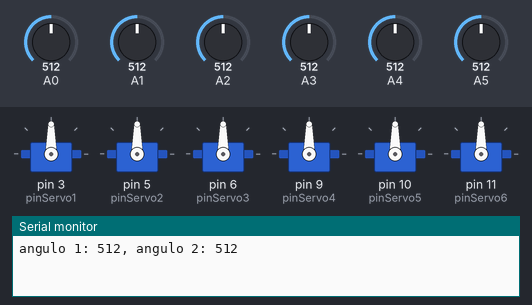
This sketch was run on a simulated Arduino Uno, built with avr-gcc and run on an emulated ATmega328P. Parts: 6 × servo, the last lines printed to the serial monitor. Inputs (shaded band) come from the test bench; at power-on: A2 = 512, A3 = 512, A0 = 512, A1 = 512, A4 = 512, A5 = 512.

Above: at 1.2 s.
1.3 s: A2 set to 716
At 1.6 s:
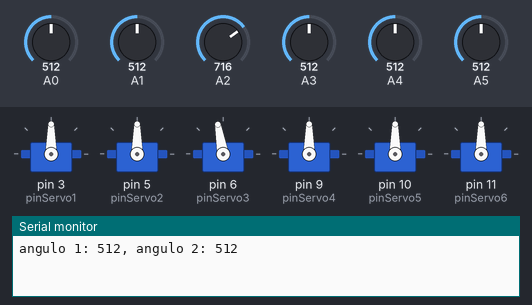
2.8 s: A3 set to 716
At 4.0 s:
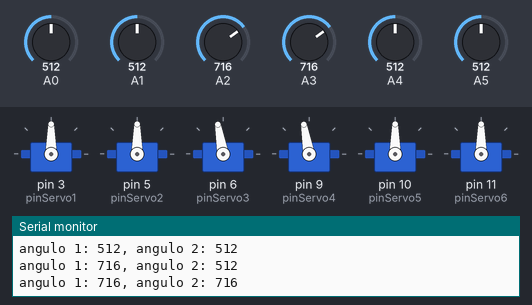
4.3 s: A0 set to 716
At 5.3 s:
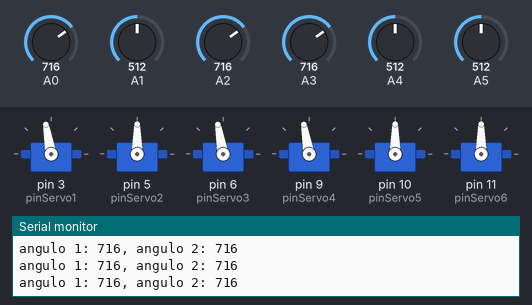
5.8 s: A1 set to 716
At 6.5 s:
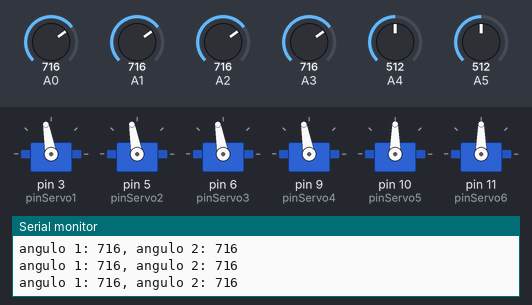
7.3 s: A4 set to 716
At 8.5 s:
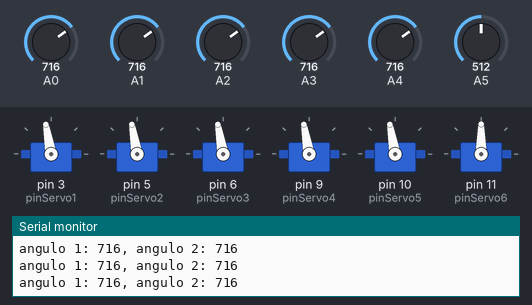
8.8 s: A5 set to 716
At 9.6 s:
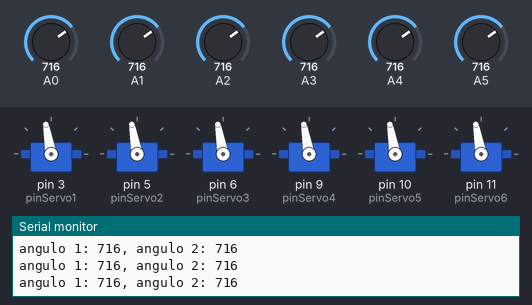
Timing chart, 0 to 11.3 s (numbered marks = the images above; inputs shaded):
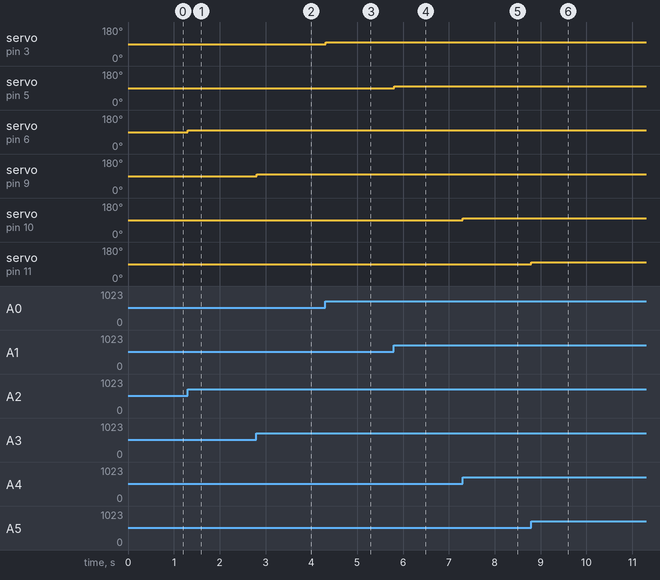

The sketch:

ContinuumRobot.ino
```cpp
#include <Servo.h>
#define pinServo6 11
#define pinServo5 10
#define pinServo4 9
#define pinServo3 6
#define pinServo2 5
#define pinServo1 3

Servo servoMotor1;
Servo servoMotor2;
Servo servoMotor3;
Servo servoMotor4;
Servo servoMotor5;
Servo servoMotor6;

int pot1, pot2, pot3, pot4, pot5, pot6;
int ang1 = 0;
int ang2 = 0;
int ang3 = 0;
int ang4 = 0;
int ang5 = 0;
int ang6 = 0;
int cont1 = 90;
int cont2 = 90;
int cont3 = 90;
int cont4 = 90;
int cont5 = 90;
int cont6 = 90;

unsigned long t1, t2;

void setup() {
  Serial.begin(9600);
  pinMode(pot1, INPUT);
  pinMode(pot2, INPUT);
  pinMode(pot3, INPUT);
  pinMode(pot4, INPUT);
  pinMode(pot5, INPUT);
  pinMode(pot6, INPUT);
  servoMotor1.attach(pinServo1);
  servoMotor2.attach(pinServo2);
  servoMotor3.attach(pinServo3);
  servoMotor4.attach(pinServo4);
  servoMotor5.attach(pinServo5);
  servoMotor6.attach(pinServo6);
  t1 = millis();
  t2 = millis();
}

void loop() {
  pot1 = analogRead(A0);
  pot2 = analogRead(A1);
  pot3 = analogRead(A2);
  pot4 = analogRead(A3);
  pot5 = analogRead(A4);
  pot6 = analogRead(A5);

  ang1 = map(pot1, 0, 1023, 0, 180);
  ang2 = map(pot2, 0, 1023, 0, 180);
  ang3 = map(pot3, 0, 1023, 0, 180);
  ang4 = map(pot4, 0, 1023, 0, 180);
  ang5 = map(pot5, 0, 1023, 0, 180);
  ang6 = map(pot6, 0, 1023, 0, 180);

  if(millis()-t2 >= 10){
    t2=millis();

    if(ang1>100){
      cont1 = 100;
    }
    else if(ang1<80){
      cont1 = 80;
    }
    else if(ang1>85 && ang1<95){
      cont1 = 90;
    }

    if(ang2>100){
      cont2 = 100;
    }
    else if(ang2<80){
      cont2 = 80;
    }
    else if(ang2>85 && ang2<95){
      cont2 = 90;
    }

    if(ang3>100){
      cont3 = 100;
    }
    else if(ang3<80){
      cont3 = 80;
    }
    else if(ang3>85 && ang3<95){
      cont3 = 90;
    }

    if(ang4>100){
      cont4 = 100;
    }
    else if(ang4<80){
      cont4 = 80;
    }
    else if(ang4>85 && ang4<95){
      cont4 = 90;
    }

    if(ang5>100){
      cont5 = 100;
    }
    else if(ang5<80){
      cont5 = 80;
    }
    else if(ang5>85 && ang5<95){
      cont5 = 90;
    }

    if(ang6>100){
      cont6 = 100;
    }
    else if(ang6<80){
      cont6 = 80;
    }
    else if(ang6>85 && ang6<95){
      cont6 = 90;
    }
  }
  servoMotor1.write(cont1);
  servoMotor2.write(cont2);
  servoMotor3.write(cont3);
  servoMotor4.write(cont4);
  servoMotor5.write(cont5);
  servoMotor6.write(cont6);

  if(millis()-t1 >= 1000){
    t1=millis();
    Serial.print("angulo 1: ");
    Serial.print(pot3);
    Serial.print(", angulo 2: ");
    Serial.println(pot4);
  }
}
```

Measured:
- after the input at 1.3 s, servo on pin 6 (pinServo3): 90° → 100° at once
- after the input at 2.8 s, servo on pin 9 (pinServo4): 90° → 100° at once
- after the input at 4.3 s, servo on pin 3 (pinServo1): 90° → 100° at once
- after the input at 5.8 s, servo on pin 5 (pinServo2): 90° → 100° at once
- after the input at 7.3 s, servo on pin 10 (pinServo5): 90° → 100° at once
- after the input at 8.8 s, servo on pin 11 (pinServo6): 90° → 100° at once
